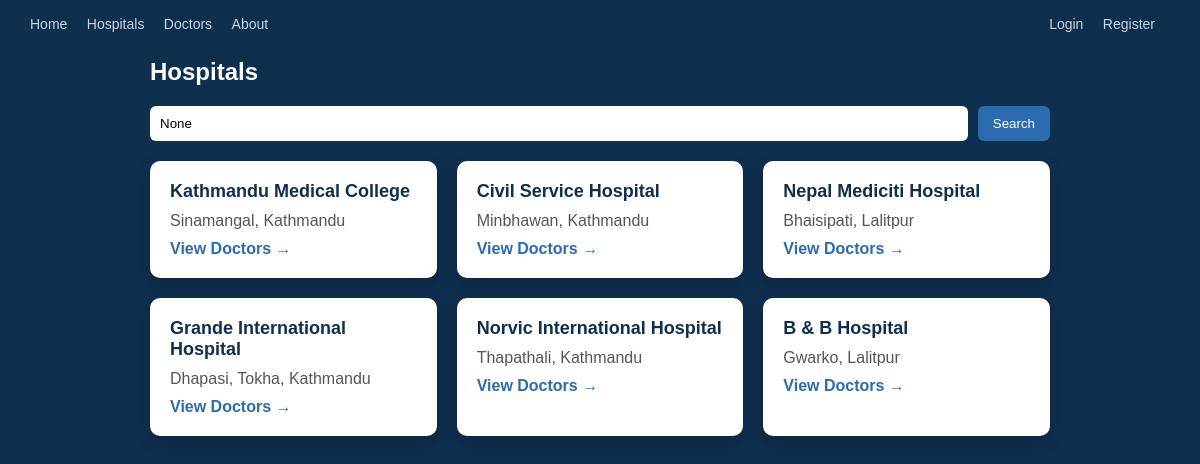
The app's page /hospitals/ with its own data.
### hospitals/models.py (models this page shows, shortened)
class Hospital(models.Model):
    hospital_id = models.AutoField(primary_key=True)
    name = models.CharField(max_length=100)
    address = models.CharField(max_length=200)
    phone = models.CharField(max_length=100)
    email = models.EmailField(unique=True)

### hospitals/views.py (the view)
# urls.py: path('', views.hospital_list, name='hospital_list'),
def hospital_list(request):
    query = request.GET.get('q')
    hospitals = Hospital.objects.all()
    if query:
        hospitals = hospitals.filter(name__icontains=query)
    return render(request, 'hospitals/hospital_list.html', {
        'hospitals': hospitals,
        'query': query
    })

### hospitals/templates/hospitals/hospital_list.html (shortened to what this page needs)
{% extends 'base.html' %}
{% load static %}
{% block content %}
<link rel="stylesheet" href="{% static 'hospitals/hospital_list.css' %}">
<div class="container">
    <a href="{% url 'home' %}" class="back-link">← Back to Home</a>
    <h2>Hospitals</h2>
    <form method="GET" class="search-form">
        <input type="text" name="q" placeholder="Search hospitals..." value="{{ query }}">
        <button type="submit">Search</button>
    </form>
    <div class="hospital-list">
        {% for hospital in hospitals %}
            <div class="card">
                <a href="{% url 'hospital_detail' hospital.hospital_id %}" class="hospital-name">
                    {{ hospital.name }}
                </a>
                <p class="address">{{ hospital.address }}</p>
                <a href="{% url 'hospital_detail' hospital.hospital_id %}" class="view-btn">
                    View Doctors →
                </a>
            </div>
        {% endfor %}
    </div>
</div>
{% endblock %}

### static/css/base.css (style rules this page uses)
body { margin: 0; font-family: Arial, sans-serif; }

### hospitals/static/hospitals/hospital_list.css (style rules this page uses)
* { box-sizing: border-box; }
body { margin: 0; font-family: Arial, sans-serif; background-color: #0f2f4f; }
.container { width: 80%; margin: auto; padding: 30px; }
.back-link { color: #cbd5e1; text-decoration: none; font-size: 14px; }
h2 { color: white; margin-top: 10px; }
.search-form { display: flex; gap: 10px; margin: 20px 0; }
.search-form input { flex: 1; padding: 10px; border-radius: 6px; border: none; }
.search-form button { padding: 10px 15px; background: #2b6cb0; color: white; border: none; border-radius: 6px; cursor: pointer; }
.hospital-list { display: grid; grid-template-columns: repeat(auto-fit, minmax(250px, 1fr)); gap: 20px; }
.card { background: white; padding: 20px; border-radius: 10px; box-shadow: 0 6px 15px rgba(0,0,0,0.2); transition: 0.3s; }
.hospital-name { font-size: 18px; font-weight: bold; color: #0f2f4f; text-decoration: none; }
.address { margin: 10px 0; color: #555; }
.view-btn { text-decoration: none; color: #2b6cb0; font-weight: bold; }

### records on screen
Hospital: name "Kathmandu Medical College", address "Sinamangal, Kathmandu"
Hospital: name "Civil Service Hospital", address "Minbhawan, Kathmandu"
Hospital: name "Nepal Mediciti Hospital", address "Bhaisipati, Lalitpur"
Hospital: name "Grande International Hospital", address "Dhapasi, Tokha, Kathmandu"
Hospital: name "Norvic International Hospital", address "Thapathali, Kathmandu"
Hospital: name "B & B Hospital", address "Gwarko, Lalitpur"
